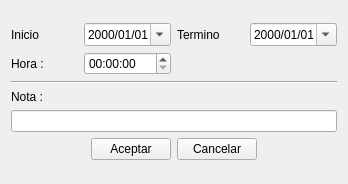
<?xml version="1.0" encoding="UTF-8"?>
<ui version="4.0">
 <class>newalerta_alerta_ui</class>
 <widget class="QWidget" name="newalerta_alerta_ui">
  <property name="geometry">
   <rect>
    <x>0</x>
    <y>0</y>
    <width>348</width>
    <height>184</height>
   </rect>
  </property>
  <property name="windowTitle">
   <string>Alerta</string>
  </property>
  <property name="windowIcon">
   <iconset resource="../Icons/Icons.qrc">
    <normaloff>:/Icons/Warning.png</normaloff>:/Icons/Warning.png</iconset>
  </property>
  <layout class="QGridLayout" name="gridLayout_5">
   <item row="0" column="0">
    <layout class="QGridLayout" name="gridLayout_4">
     <item row="0" column="0">
      <layout class="QGridLayout" name="gridLayout">
       <item row="0" column="1">
        <widget class="QDateEdit" name="dateEdit">
         <property name="displayFormat">
          <string>yyyy/MM/dd</string>
         </property>
         <property name="calendarPopup">
          <bool>true</bool>
         </property>
        </widget>
       </item>
       <item row="0" column="0">
        <widget class="QLabel" name="label">
         <property name="text">
          <string>Inicio</string>
         </property>
        </widget>
       </item>
       <item row="0" column="2">
        <widget class="QLabel" name="label_4">
         <property name="text">
          <string>Termino</string>
         </property>
        </widget>
       </item>
       <item row="0" column="3">
        <widget class="QDateEdit" name="dateEdit_2">
         <property name="displayFormat">
          <string>yyyy/MM/dd</string>
         </property>
         <property name="calendarPopup">
          <bool>true</bool>
         </property>
        </widget>
       </item>
       <item row="1" column="0">
        <widget class="QLabel" name="label_3">
         <property name="text">
          <string>Hora :</string>
         </property>
        </widget>
       </item>
       <item row="1" column="1">
        <widget class="QTimeEdit" name="timeEdit">
         <property name="maximumDateTime">
          <datetime>
           <hour>23</hour>
           <minute>59</minute>
           <second>59</second>
           <year>2000</year>
           <month>1</month>
           <day>1</day>
          </datetime>
         </property>
         <property name="maximumTime">
          <time>
           <hour>23</hour>
           <minute>59</minute>
           <second>59</second>
          </time>
         </property>
         <property name="currentSection">
          <enum>QDateTimeEdit::HourSection</enum>
         </property>
         <property name="displayFormat">
          <string>hh:mm:ss</string>
         </property>
         <property name="calendarPopup">
          <bool>false</bool>
         </property>
        </widget>
       </item>
      </layout>
     </item>
     <item row="1" column="0">
      <widget class="Line" name="line">
       <property name="orientation">
        <enum>Qt::Horizontal</enum>
       </property>
      </widget>
     </item>
     <item row="2" column="0">
      <layout class="QGridLayout" name="gridLayout_2">
       <item row="0" column="0">
        <widget class="QLabel" name="label_2">
         <property name="sizePolicy">
          <sizepolicy hsizetype="Fixed" vsizetype="Fixed">
           <horstretch>0</horstretch>
           <verstretch>0</verstretch>
          </sizepolicy>
         </property>
         <property name="text">
          <string>Nota :</string>
         </property>
        </widget>
       </item>
       <item row="1" column="0">
        <widget class="QLineEdit" name="lineEdit"/>
       </item>
      </layout>
     </item>
     <item row="3" column="0">
      <layout class="QGridLayout" name="gridLayout_3">
       <item row="0" column="1">
        <widget class="QPushButton" name="pushButton_Acept">
         <property name="text">
          <string>Aceptar</string>
         </property>
        </widget>
       </item>
       <item row="0" column="4">
        <spacer name="horizontalSpacer_5">
         <property name="orientation">
          <enum>Qt::Horizontal</enum>
         </property>
         <property name="sizeHint" stdset="0">
          <size>
           <width>40</width>
           <height>20</height>
          </size>
         </property>
        </spacer>
       </item>
       <item row="0" column="0">
        <spacer name="horizontalSpacer_2">
         <property name="orientation">
          <enum>Qt::Horizontal</enum>
         </property>
         <property name="sizeHint" stdset="0">
          <size>
           <width>40</width>
           <height>20</height>
          </size>
         </property>
        </spacer>
       </item>
       <item row="0" column="2">
        <widget class="QPushButton" name="pushButton_Cancel">
         <property name="text">
          <string>Cancelar</string>
         </property>
        </widget>
       </item>
      </layout>
     </item>
    </layout>
   </item>
  </layout>
 </widget>
 <tabstops>
  <tabstop>dateEdit</tabstop>
  <tabstop>lineEdit</tabstop>
  <tabstop>pushButton_Acept</tabstop>
 </tabstops>
 <resources>
  <include location="../Icons/Icons.qrc"/>
 </resources>
 <connections/>
</ui>
